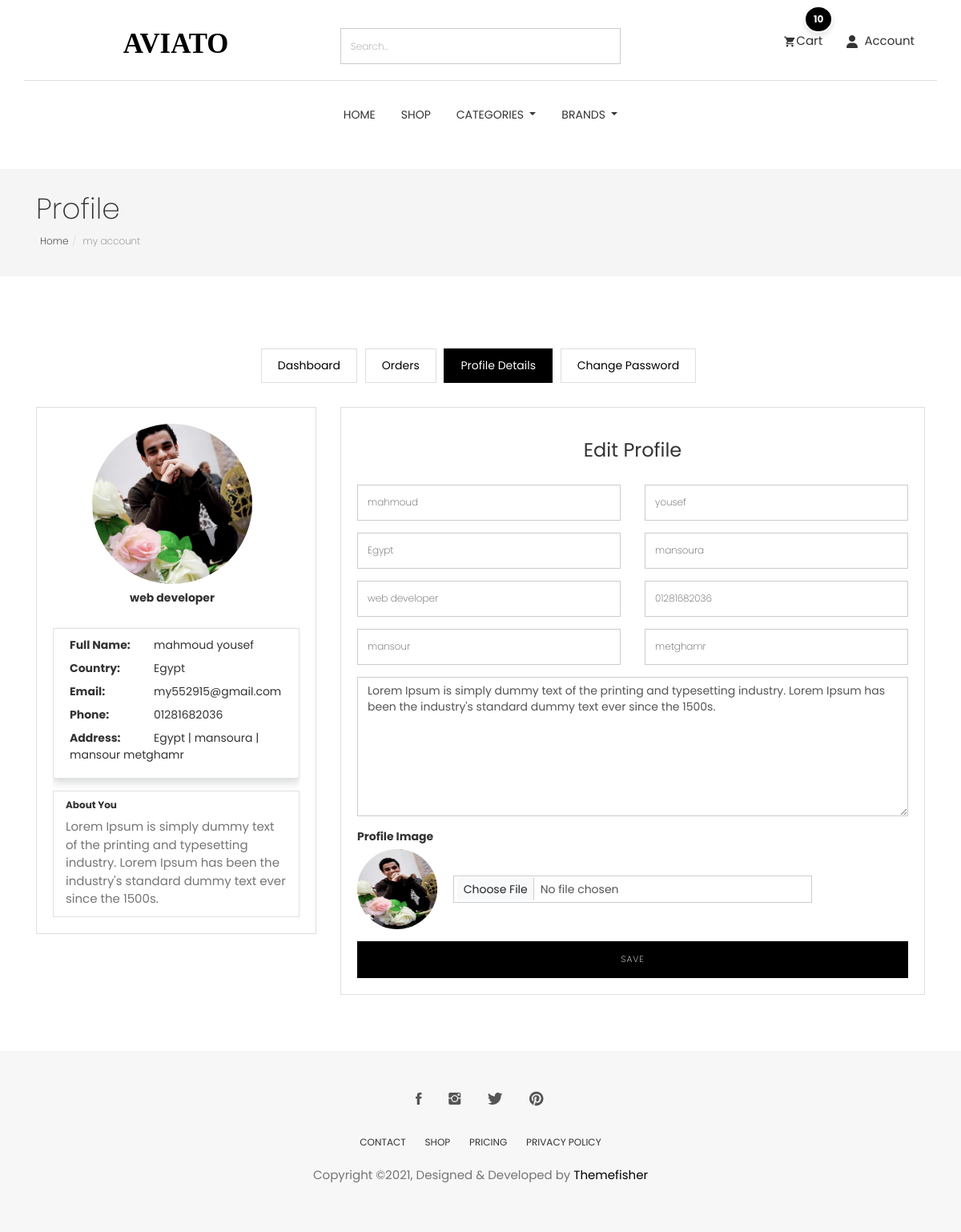
The page /accounts/profile/ (signed in) on the database as committed earlier.
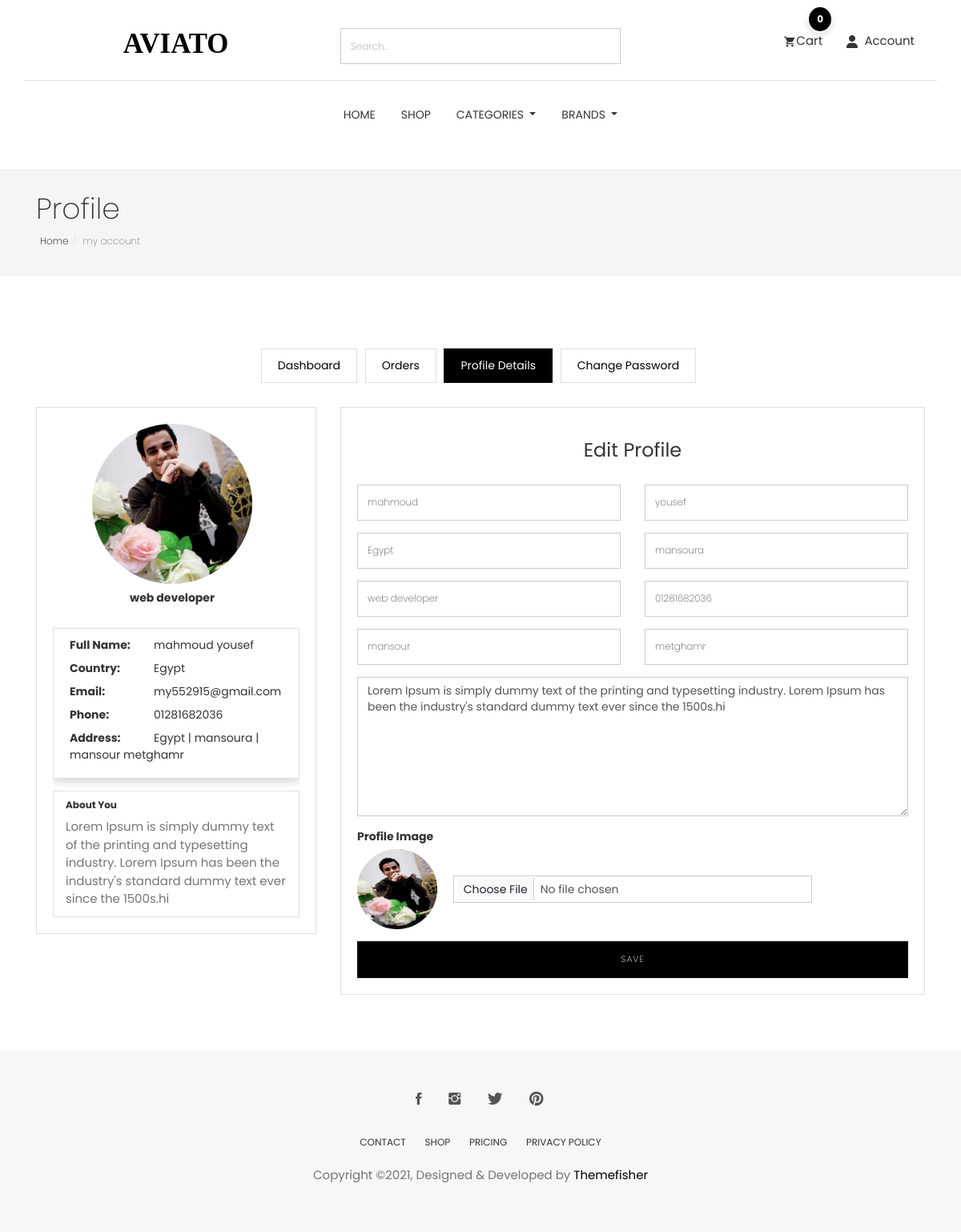
The same page on the database as committed later.
### accounts/models.py (models this page shows, shortened)
class Profile(models.Model):
    user = models.OneToOneField(User,on_delete=models.CASCADE)
    image = models.ImageField(upload_to='users_images/',blank=True , null=True)
    about = models.TextField(max_length=4000 , blank=True , null=True)
    country = models.CharField(max_length=50 ,blank=True, null=True)
    address_line_1 = models.CharField( max_length=50 , blank=True , null=True)
    address_line_2 = models.CharField( max_length=50 , blank=True , null=True)
    headline = models.CharField(max_length=50 , blank=True, null=True)
    city = models.CharField(max_length=50 ,blank=True, null=True)
    otp = models.IntegerField(null=True, blank=True)  # Store OTP here
    created_at = models.DateTimeField("created_at", default=timezone.now)
    updated_at = models.DateTimeField( auto_now=True)
    @property
    def full_name(self):
        return f'{self.user.first_name} {self.user.last_name}'
    @property
    def full_address(self):
        return f"{self.country} | {self.city} | {self.address_line_1} {self.address_line_2}"

class User(AbstractBaseUser):
    first_name      = models.CharField(max_length=50)
    last_name       = models.CharField(max_length=50)
    username        = models.CharField(max_length=50, unique=True)
    email           = models.EmailField(max_length=100, unique=True)
    phone_number    = models.CharField(max_length=50)
    date_joined     = models.DateTimeField(auto_now_add=True)
    last_login      = models.DateTimeField(auto_now_add=True)
    is_admin        = models.BooleanField(default=False)
    is_staff        = models.BooleanField(default=False)
    is_active       = models.BooleanField(default=False)
    is_superadmin   = models.BooleanField(default=False)
    USERNAME_FIELD = 'email'
    REQUIRED_FIELDS = ['username', 'first_name', 'last_name']
    objects = MyAccountManager()

### accounts/views.py (the view)
# urls.py: path('profile/' , views.profile , name="profile" ),
@login_required(login_url='login')
def profile(request):
    profile = Profile.objects.get(user=request.user)
    if request.method == "POST":
        user_form = UserForm(request.POST, instance=request.user)
        profile_form = ProfileForm(request.POST, request.FILES, instance=profile)
        if user_form.is_valid() and profile_form.is_valid():
            user_form.save()
            profile_form.save()
            messages.success(request, 'Profile updated successfully')
            return redirect('profile')
        else:
            messages.error(request, 'Please correct the errors below.')
    else:
        user_form = UserForm(instance=request.user)
        profile_form = ProfileForm(instance=profile)
    return render(request, 'profile/profile.html', {
        'profile': profile,
        'user_form': user_form,
        'profile_form': profile_form
    })

### accounts/forms.py
class UserForm(forms.ModelForm):
    class Meta:
        model = User
        fields = ['first_name','last_name','phone_number']

class ProfileForm(forms.ModelForm):
    class Meta:
        model = Profile
        fields = ['image','country','city','headline','about','address_line_1','address_line_2']

### cart/models.py (called while the page is built)
    def sub_total(self):
        return self.product.price * self.quantity

### category/category_context.py (called while the page is built)
def nav_links(request):
    categories_nav = Category.objects.all()
    subcategories_nav = Subcategory.objects.all()
    brands_nav = Brand.objects.all()
    context = {
        'categories_nav':categories_nav,
        'brands_nav':brands_nav,
        'subcategories_nav':subcategories_nav,
    }
    return context

### category/models.py (called while the page is built)
    def get_url(self):
        return reverse('products_by_subcategory',args=[self.id])

### store/models.py (called while the page is built)
    def get_url(self):
        return reverse('products_by_brand',args=[self.id])

    def __str__(self):
        return self.name

### accounts/templates/profile/profile.html (shortened to what the changed rows need)
{% extends "base.html" %}
{% load static %}
{% block body %}
<section class="page-header">
    <div class="container">
        <div class="row">
            <div class="col-md-12">
                <div class="content">
                    <h1 class="page-name">Profile</h1>
                </div>
            </div>
        </div>
    </div>
</section>
<section class="user-dashboard page-wrapper">
    <div class="container">
        <div class="row">
            <div class="col-md-12">
                <div class="row">
                    <div class="col-md-4">
                        <div class="dashboard-wrapper dashboard-user-profile">
                            <div class="media">
                                <div class="pull-left text-center w-100  ">
                                    <img class="user-img"
                                        src="{% if profile.image %} {{profile.image.url}} {% endif %}"
                                        alt="Image">
                                    <h5 class=""><strong>{{profile.headline}}</strong></h5>
                                </div>
                                <div class="media-body">
                                    <ul class="user-profile-list border py-3 mb-4 shadow">
                                        <li><span>Full Name:</span>{{profile.full_name}}</li>
                                        <li><span>Country:</span>{{profile.country}}</li>
                                        <li><span>Email:</span>{{profile.user.email}}</li>
                                        <li><span>Phone:</span>{{profile.user.phone_number}}</li>
                                        <li><span>Address:</span>{{profile.full_address}}</li>
                                    </ul>
                                    <div class=" px-4 border">
                                        <h6 class="mt-3"><strong>About You</strong></h6>
                                        <p>{{profile.about}}</p>
                                    </div>
                                </div>
                            </div>
                        </div>
                    </div>
                    <div class="col-md-8">
                        <div class="dashboard-wrapper dashboard-user-profile">
                            <div class="media">
                                <div class="row mt-5">
                                    <div class="col-md-12 ">
                                        <div class="block text-center">
                                            <form class="text-left clearfix" method="POST" action="{% url 'profile' %}"
                                                enctype="multipart/form-data">
                                                <div class="row">
                                                    <div class="form-group col-md-6">
                                                        <input type="text" class="form-control" name="country"
                                                            value="{{ profile_form.country.value }}"
                                                            placeholder="Country">
                                                    </div>
                                                    <div class="form-group col-md-6">
                                                        <input type="text" class="form-control" name="city"
                                                            value="{{ profile_form.city.value }}" placeholder="City">
                                                    </div>
                                                </div>
                                                <div class="row">
                                                    <div class="form-group col-md-6">
                                                        <input type="text" class="form-control" name="headline"
                                                            value="{{ profile_form.headline.value }}"
                                                            placeholder="Headline">
                                                    </div>
                                                </div>
                                                <div class="row">
                                                    <div class="form-group col-md-6">
                                                        <input type="text" class="form-control" name="address_line_1"
                                                            value="{{ profile_form.address_line_1.value }}"
                                                            placeholder="Address Line 1">
                                                    </div>
                                                    <div class="form-group col-md-6">
                                                        <input type="text" class="form-control" name="address_line_2"
                                                            value="{{ profile_form.address_line_2.value }}"
                                                            placeholder="Address Line 2">
                                                    </div>
                                                </div>
                                                <div class="form-group">
                                                    <textarea rows="8" name="about" cols="50" class="form-control"
                                                        placeholder="About You">{{ profile_form.about.value }}</textarea>
                                                </div>
                                            </form>
                                        </div>
                                    </div>
                                </div>
                            </div>
                        </div>
                    </div>
                </div>
            </div>
        </div>
    </div>
</section>
{% endblock body %}

Rows that differ between the two databases and show on the page:
changed Profile "web developer": about "Lorem Ipsum is simply dummy text of the printing and typesetting industry. Lorem Ipsum has been the industry's standard dummy text ever since the 1500s." → "Lorem Ipsum is simply dummy text of the printing and typesetting industry. Lorem Ipsum has been the industry's standard dummy text ever since the 1500s.hi"
Other text that changed with them:
{{ quantity }}: "10" → "0"
